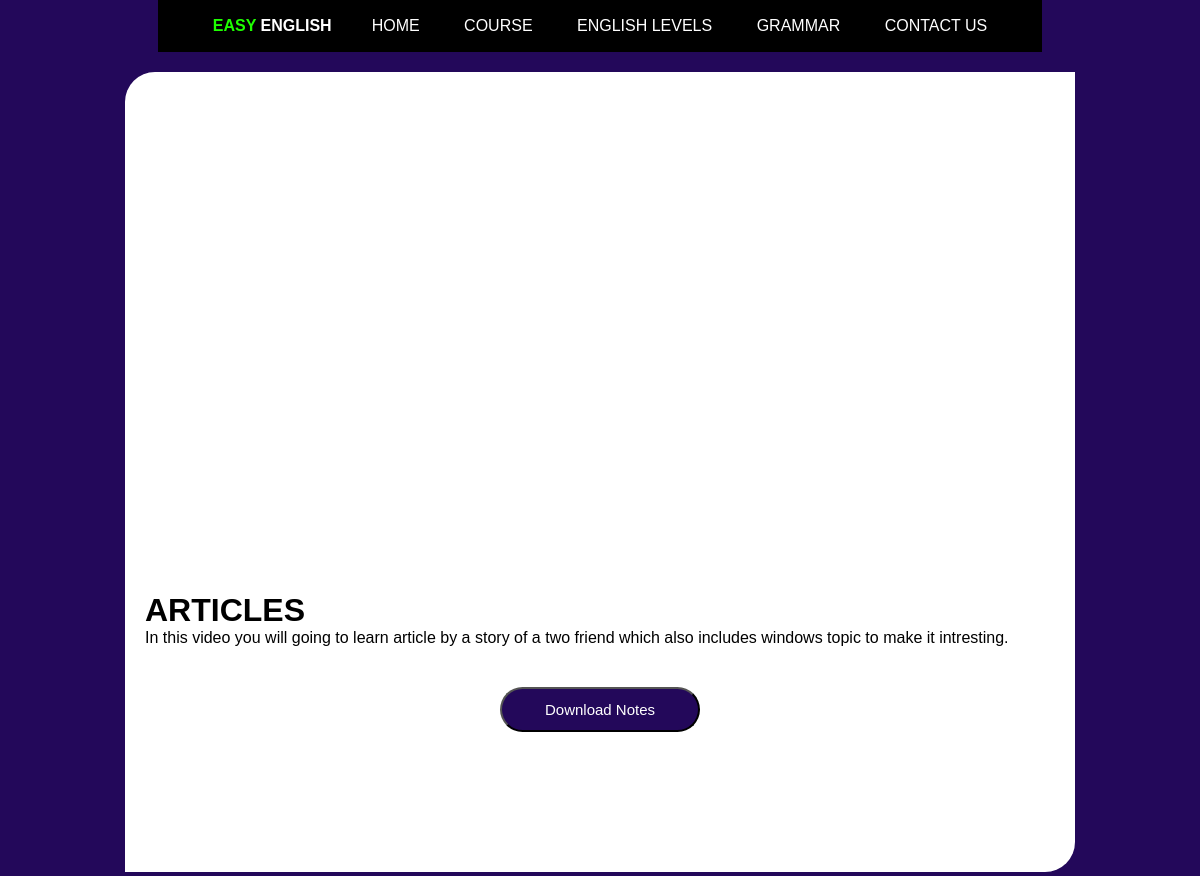
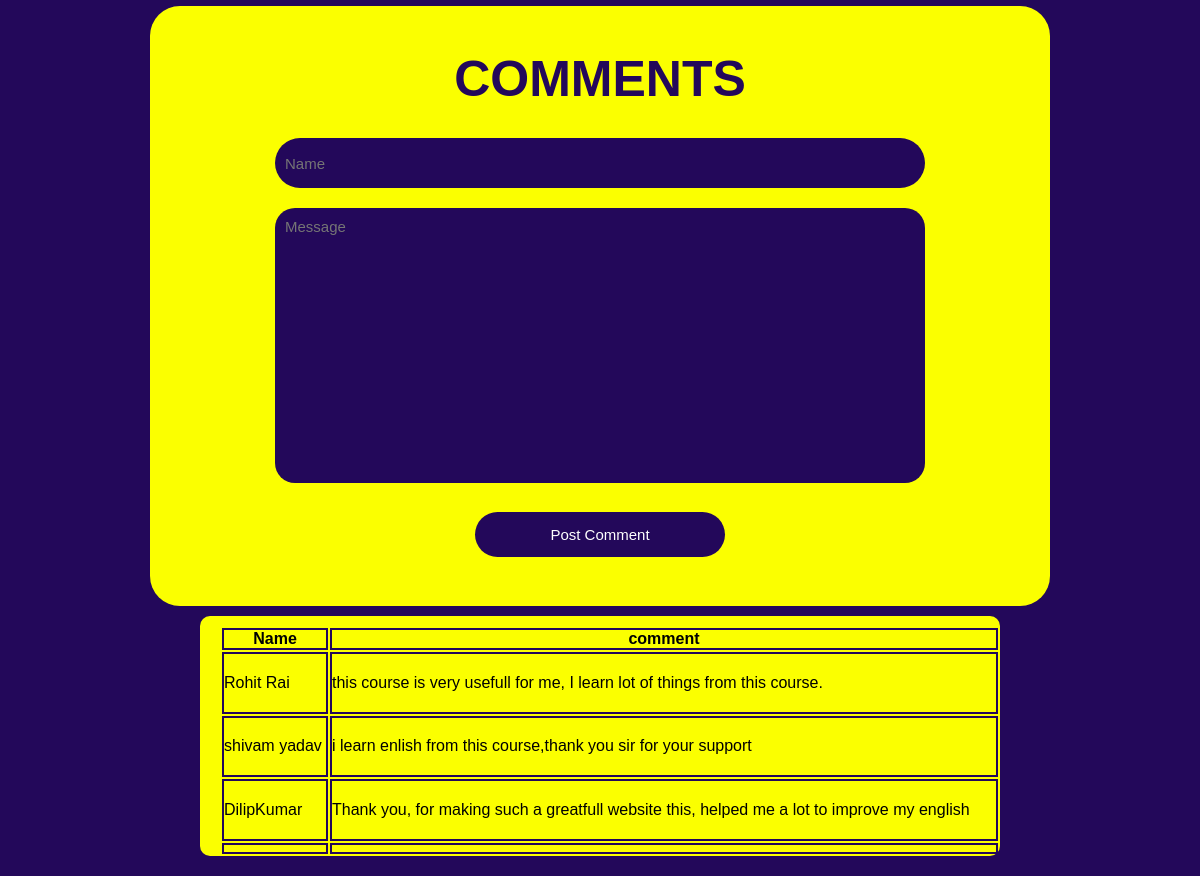
Page /singleCource.php?id=20 (signed in) on the committed database (2 pictures, top to bottom).
### tables this page shows
CREATE TABLE `course` (
  `image` varchar(255) NOT NULL,
  `video` varchar(255) NOT NULL,
  `level` varchar(255) NOT NULL,
  `title` varchar(255) NOT NULL,
  `description` varchar(255) NOT NULL,
  `id` int(255) NOT NULL
);

CREATE TABLE `comment` (
  `id` int(255) NOT NULL,
  `y_name` text NOT NULL,
  `y_message` varchar(255) NOT NULL
);

### singleCource.php (the view, shortened to what this page needs)
<?php
    include 'db.php';
    $id = $_GET['id'];
    $query = "SELECT * FROM `course` WHERE id='$id' LIMIT 1";
    $res = mysqli_query($conn, $query);
?>
<!DOCTYPE html>
<html lang="en">
<head>
    <link rel="stylesheet" href="css/style.css">
</head>
<body>
    <div class="levels" id="course">
        <?php
            while($row = mysqli_fetch_array($res)){
                $video = $row["video"];
                $title = $row["title"];
                $description = $row["description"];?>
            <div class="levels_box_vid">
                <iframe width="1000" height="500" src="https://www.youtube.com/embed/<?php echo  $video?>" title="<?php echo  $title?>" frameborder="0" allow="accelerometer; autoplay; clipboard-write; encrypted-media; gyroscope; picture-in-picture; web-share" allowfullscreen></iframe>
                <div>
                    <h1><?php echo  $title?></h1>
                    <p><?php echo  $description?></p>
                    <div class="btn_wrapper">
                        <a href="notes.php"><button>Download Notes</button></a>
                    </div>
                </div>
            </div>
        <?php
        }?>
        <?php include('comment.php'); ?>
    </div>
    <?php include('showcomment.php'); ?>
</body>
</html>

### showcomment.php
<?php
include 'db.php'
?>
    <?php
    $sql = "SELECT * FROM comment";
    $result = $conn->query($sql);
    if($result->num_rows > 0){
 echo '<table class="table">
  <thead >
   <tr>
    <th scope="col">Name</th>
    <th scope="col">comment</th>
   </tr>
  </thead>
  <tbody>';
  while($row = $result->fetch_assoc()){
   echo '<tr>';
    echo '<td>'. $row["y_name"].'</td>';
    echo '<td>'.$row["y_message"].'</td>';
  }
 echo '</tbody>
 </table>';
} else {
  echo "0 Result";
}
?>

### css/style.css (style rules this page uses)
* { margin: 0; padding: 0; font-family: sans-serif; }
div { box-sizing: border-box; }
html,body { scroll-behavior: smooth !important; }
body { overflow-x: hidden; }
.navbar { position: static; top: 0px; box-sizing: border-box; width: 100%; margin: auto; padding: 17px 35px; display: flex; align-items: center; justify-content: space-between; background-color: black; }
.logo { font-weight: bolder; display: inline-block; margin: 0 20px; position: relative; color: white; font-size: 27; }
.logo span { color: #1eff00; }
.navbar ul li { list-style: none; display: inline-block; margin: 0 20px; position: relative; }
.navbar ul li a { text-decoration: none; color: #fff; text-transform: uppercase; }
.navbar ul li::after { content: ''; height: 3px; width: 0%; background: #1eff00; position: absolute; left: 0; bottom: -10px; transition: 0.5s; }
.levels { width: 100vw; padding: 20px 10px; background-color: #23085a; display: flex; justify-content: space-around; flex-wrap: wrap; gap: 10px; }
.btn_wrapper { display: flex; justify-content: center; }
.levels_box_vid { width: 950px; height: 800px; background-color: white; border-radius: 30px 0 30px 0; overflow: hidden; display: flex; flex-direction: column; }
.levels_box_vid > div { flex: 1; padding: 20px; }
.levels_box_vid div button { margin-top: 40px; padding: 10px 20px; background-color: #23085a; color: white; border-radius: 2vmax; height: 45px; width: 200px; font-size: 15px; }

### css/commentstyle.css (style rules this page uses)
* { margin: 0; padding: 0; box-sizing: border-box; }
body { background: #23085a; min-height: 100vh; display: flex; justify-content: center; align-items: center; flex-direction: column; font-family: 'Roboto', sans-serif; }
.table { height: 30vh; width: 800px; padding-left: 20px; padding-top: 10px; align-items: center; background-color: #fbff00; border-radius: 10px; }
th { border: 2px solid #23085a; }
td { border: 2px solid #23085a; }

### rows in the picture
course: title "ARTICLES", description "In this video you will going to learn article by a story of a two friend which also includes windows topic to make it intresting."
comment: y_name "Rohit Rai", y_message "this course is very usefull for me, I learn lot of things from this course."
comment: y_name "shivam yadav", y_message "i learn enlish from this course,thank you sir for your support"
comment: y_name "DilipKumar", y_message "Thank you, for making such a greatfull website this, helped me a lot to improve my english"
